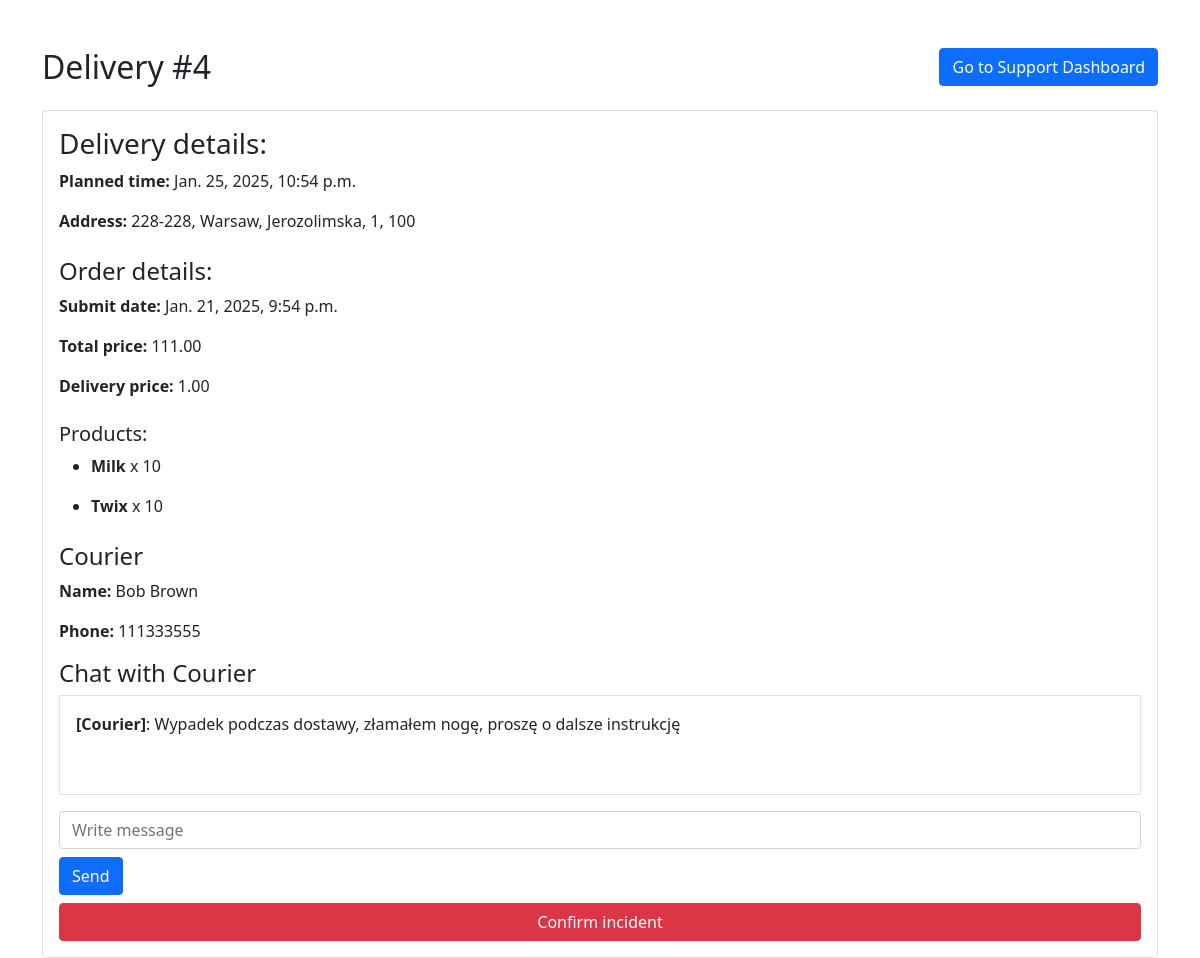
The page /delivery/4/ on the database its author committed.
### shop/models.py (models this page shows, shortened)
class Delivery(models.Model):
    planned_time = DateTimeField()
    arrived_time = DateTimeField(null=True, blank=True)
    order = ForeignKey(Order, on_delete=models.CASCADE, related_name='deliveries')
    deliverer = ForeignKey(Worker, null=True, blank=True, on_delete=models.CASCADE, related_name='deliveries')
    address = ForeignKey(Address, on_delete=models.CASCADE)
    delivery_leave_place = ForeignKey(DeliveryLeavePlace, on_delete=models.CASCADE)
    delivery_stage = ForeignKey(DeliveryStage, on_delete=models.CASCADE, default=1)

class Address(models.Model):
    city = CharField(max_length=255)
    street = CharField(max_length=255, null=True, blank=True)
    house_number = CharField(max_length=255)
    apartment_number = IntegerField(null=True, blank=True)
    postal_code = CharField(max_length=25)

class Order(models.Model):
    order_date = models.DateTimeField(auto_now_add=True)
    total_price = models.DecimalField(max_digits=10, decimal_places=2, null=True, blank=True)
    delivery_price = models.DecimalField(max_digits=10, decimal_places=2)
    client = models.ForeignKey('Client', on_delete=models.CASCADE, related_name='orders')
    products = models.ManyToManyField('Product', through='OrderProduct', related_name='orders')

class OrderProduct(models.Model):
    order = models.ForeignKey(Order, on_delete=models.CASCADE, related_name="order_products")
    product = models.ForeignKey(Product, on_delete=models.CASCADE)
    quantity = models.PositiveIntegerField()

class Product(models.Model):
    name = CharField(max_length=255)
    description = TextField(null=True, blank=True)
    price = DecimalField(max_digits=19, decimal_places=2)
    image = ImageField(upload_to='products/', default=None, blank=True, null=True)
    discount = DecimalField(max_digits=5, decimal_places=2) # not as percents, but as 0.2 and 0.05 an etc
    above_18_years = models.BooleanField(default=False)
    category = ForeignKey(ProductCategory, on_delete=models.CASCADE, related_name='products')
    vat = ForeignKey(VAT, on_delete=models.CASCADE)

class Worker(models.Model):
    phone_number = CharField(max_length=15, unique=True)
    salary = DecimalField(max_digits=19, decimal_places=2)
    fire_date = DateTimeField(null=True, blank=True)
    role = ForeignKey(WorkerRole, on_delete=models.CASCADE,
                      related_name='workers')  # WorkerRole.objects.get(pk=1).workers.all() - returns all workers with that role
    user = OneToOneField(User, on_delete=models.CASCADE,
                         related_name='worker_profile')  # User.objects.get(pk=1).worker_profile goes from User to Worker

### shop/views/workers.py (the view)
# urls.py: path('delivery/<int:d_id>/', workers.delivery, name='delivery'),
def delivery(request, d_id):
    chat_messages = [
        {'sender': 'Courier', 'message': 'Wypadek podczas dostawy, złamałem nogę, proszę o dalsze instrukcję'},
    ]
    delivery = Delivery.objects.get(pk=d_id)
    order = delivery.order
    order_products = order.order_products.all()
    courier = delivery.deliverer
    client = order.client
    incident = delivery.incidents.last()
    products = Product.objects.all()
    context = {
        'd_id': d_id,
        'delivery': delivery,
        "order": order,
        "order_products": order_products,
        'courier': courier,
        'client': client,
        'chat_messages': chat_messages,
        'incident': incident,
        'products': products
    }
    return render(request, 'shop/workers/delivery.html', context)

### shop/templates/shop/workers/delivery.html (shortened to what this page needs)
{% extends 'base.html' %}
{% load static %}
{% block content %}
    <div class="container mt-5">
        <div class="d-flex justify-content-between align-items-center mb-4">
            <h2 class="text-center mb-0">Delivery #{{ delivery.pk }}</h2>
            <a href="{% url 'support_dashboard' %}" class="btn btn-primary">
                Go to Support Dashboard
            </a>
        </div>
        <div class="card">
            <div class="card-body">
                <h3>Delivery details:</h3>
                <p><strong>Planned time:</strong> {{ delivery.planned_time }}</p>
                <p>
                    <strong>Address:</strong> {{ delivery.address.postal_code }}, {{ delivery.address.city }}, {{ delivery.address.street }}, {{ delivery.address.house_number }}, {{ delivery.address.apartment_number }}
                </p>
                <h4 class="mt-4">Order details:</h4>
                <p><strong>Submit date:</strong> {{ order.order_date }}</p>
                <p><strong>Total price:</strong> {{ order.total_price }}</p>
                <p><strong>Delivery price:</strong> {{ order.delivery_price }}</p>
                <h5 class="mt-4">Products:</h5>
                <ul>
                    {% for order_product in order_products %}
                        <li>
                            <p><strong>{{ order_product.product.name }}</strong> x {{ order_product.quantity }}</p>
                        </li>
                    {% endfor %}
                </ul>
                <h4 class="mt-4">Courier</h4>
                <p><strong>Name:</strong> {{ courier.user.first_name }} {{ courier.user.last_name }}</p>
                <p><strong>Phone:</strong> {{ courier.phone_number }}</p>
                <h4>Chat with Courier</h4>
                <div class="border p-3" style="height: 100px; overflow-y: scroll;" id="chat-window">
                    {% for chat in chat_messages %}
                        <div>
                            <strong>[{{ chat.sender }}]</strong>: {{ chat.message }}
                        </div>
                    {% endfor %}
                </div>
                <div class="mt-3">
                    <input type="text" id="message-input" class="form-control" placeholder="Write message">
                    <button class="btn btn-primary mt-2" id="send-button">Send</button>
                </div>
                {% if not incident %}
                    <button class="btn btn-danger mt-2 w-100" id="confirm-button" data-delivery-id="{{ delivery.id }}">
                        Confirm incident
                    </button>
                {% endif %}
                </div>
            </div>
        </div>
{% endblock %}

### rows shown on the page
Delivery: pk "4", planned_time "Jan. 25, 2025, 10:54 p.m.", address.postal_code "228-228", address.city "Warsaw", address.street "Jerozolimska", address.house_number "1", address.apartment_number "100"
Order: order_date "Jan. 21, 2025, 9:54 p.m.", total_price "111.00", delivery_price "1.00"
OrderProduct: product.name "Milk", quantity "10"
OrderProduct: product.name "Twix", quantity "10"
Worker: user.first_name "Bob", user.last_name "Brown", phone_number "111333555"

### other values the page prints
{{ chat.sender }} "Courier"
{{ chat.message }} "Wypadek podczas dostawy, złamałem nogę, proszę o dalsze instrukcję"
